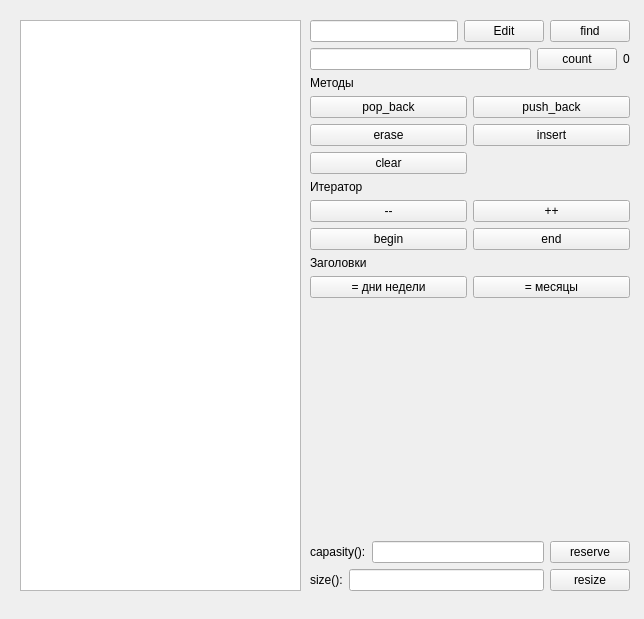
<?xml version="1.0" encoding="UTF-8"?>
<ui version="4.0">
 <class>MainWindow</class>
 <widget class="QMainWindow" name="MainWindow">
  <property name="geometry">
   <rect>
    <x>0</x>
    <y>0</y>
    <width>644</width>
    <height>619</height>
   </rect>
  </property>
  <property name="windowTitle">
   <string>std::vector demo</string>
  </property>
  <widget class="QWidget" name="centralwidget">
   <widget class="QListWidget" name="list_widget">
    <property name="geometry">
     <rect>
      <x>20</x>
      <y>20</y>
      <width>281</width>
      <height>571</height>
     </rect>
    </property>
   </widget>
   <widget class="QWidget" name="">
    <property name="geometry">
     <rect>
      <x>310</x>
      <y>20</y>
      <width>320</width>
      <height>571</height>
     </rect>
    </property>
    <layout class="QGridLayout" name="gridLayout_3">
     <item row="0" column="0">
      <layout class="QGridLayout" name="gridLayout">
       <item row="7" column="0">
        <widget class="QPushButton" name="minus_minus">
         <property name="text">
          <string>--</string>
         </property>
        </widget>
       </item>
       <item row="5" column="0">
        <widget class="QPushButton" name="clear">
         <property name="text">
          <string>clear</string>
         </property>
        </widget>
       </item>
       <item row="0" column="0" colspan="2">
        <layout class="QHBoxLayout" name="horizontalLayout_2">
         <item>
          <widget class="QLineEdit" name="txt_elem_content"/>
         </item>
         <item>
          <widget class="QPushButton" name="Button_Edit">
           <property name="text">
            <string>Edit</string>
           </property>
          </widget>
         </item>
         <item>
          <widget class="QPushButton" name="pushButton">
           <property name="text">
            <string>find</string>
           </property>
          </widget>
         </item>
        </layout>
       </item>
       <item row="10" column="0">
        <widget class="QPushButton" name="days">
         <property name="text">
          <string>= дни недели</string>
         </property>
        </widget>
       </item>
       <item row="6" column="0">
        <widget class="QLabel" name="label_4">
         <property name="text">
          <string>Итератор</string>
         </property>
        </widget>
       </item>
       <item row="9" column="0">
        <widget class="QLabel" name="label_2">
         <property name="text">
          <string>Заголовки</string>
         </property>
        </widget>
       </item>
       <item row="1" column="0" colspan="2">
        <layout class="QHBoxLayout" name="horizontalLayout">
         <item>
          <widget class="QLineEdit" name="txt_elem_count"/>
         </item>
         <item>
          <widget class="QPushButton" name="count">
           <property name="text">
            <string>count</string>
           </property>
          </widget>
         </item>
         <item>
          <widget class="QLabel" name="lbl_count">
           <property name="text">
            <string>0</string>
           </property>
          </widget>
         </item>
        </layout>
       </item>
       <item row="3" column="0">
        <widget class="QPushButton" name="pop_back">
         <property name="text">
          <string>pop_back</string>
         </property>
        </widget>
       </item>
       <item row="8" column="0">
        <widget class="QPushButton" name="begin">
         <property name="text">
          <string>begin</string>
         </property>
        </widget>
       </item>
       <item row="3" column="1">
        <widget class="QPushButton" name="push_back">
         <property name="text">
          <string>push_back</string>
         </property>
        </widget>
       </item>
       <item row="4" column="1">
        <widget class="QPushButton" name="insert">
         <property name="text">
          <string>insert</string>
         </property>
        </widget>
       </item>
       <item row="8" column="1">
        <widget class="QPushButton" name="end">
         <property name="text">
          <string>end</string>
         </property>
        </widget>
       </item>
       <item row="2" column="0">
        <widget class="QLabel" name="label">
         <property name="text">
          <string>Методы</string>
         </property>
        </widget>
       </item>
       <item row="7" column="1">
        <widget class="QPushButton" name="plus_plus">
         <property name="text">
          <string>++</string>
         </property>
        </widget>
       </item>
       <item row="4" column="0">
        <widget class="QPushButton" name="erase">
         <property name="text">
          <string>erase</string>
         </property>
        </widget>
       </item>
       <item row="10" column="1">
        <widget class="QPushButton" name="month">
         <property name="text">
          <string>= месяцы</string>
         </property>
        </widget>
       </item>
      </layout>
     </item>
     <item row="1" column="0">
      <spacer name="verticalSpacer">
       <property name="orientation">
        <enum>Qt::Vertical</enum>
       </property>
       <property name="sizeHint" stdset="0">
        <size>
         <width>258</width>
         <height>158</height>
        </size>
       </property>
      </spacer>
     </item>
     <item row="2" column="0">
      <layout class="QGridLayout" name="gridLayout_2">
       <item row="0" column="0">
        <layout class="QHBoxLayout" name="horizontalLayout_3">
         <item>
          <widget class="QLabel" name="label_5">
           <property name="text">
            <string>capasity():</string>
           </property>
          </widget>
         </item>
         <item>
          <widget class="QLineEdit" name="txt_capacity"/>
         </item>
         <item>
          <widget class="QPushButton" name="btn_reserve">
           <property name="focusPolicy">
            <enum>Qt::TabFocus</enum>
           </property>
           <property name="text">
            <string>reserve</string>
           </property>
          </widget>
         </item>
        </layout>
       </item>
       <item row="1" column="0">
        <layout class="QHBoxLayout" name="horizontalLayout_4">
         <item>
          <widget class="QLabel" name="label_3">
           <property name="text">
            <string>size():</string>
           </property>
          </widget>
         </item>
         <item>
          <widget class="QLineEdit" name="txt_size"/>
         </item>
         <item>
          <widget class="QPushButton" name="btn_resize">
           <property name="focusPolicy">
            <enum>Qt::TabFocus</enum>
           </property>
           <property name="text">
            <string>resize</string>
           </property>
          </widget>
         </item>
        </layout>
       </item>
      </layout>
     </item>
    </layout>
   </widget>
  </widget>
 </widget>
 <resources/>
 <connections/>
</ui>
